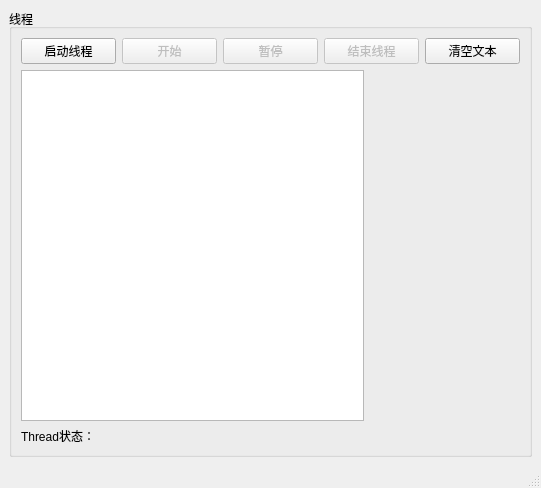
<?xml version="1.0" encoding="UTF-8"?>
<ui version="4.0">
 <class>MainWindow</class>
 <widget class="QMainWindow" name="MainWindow">
  <property name="geometry">
   <rect>
    <x>0</x>
    <y>0</y>
    <width>541</width>
    <height>488</height>
   </rect>
  </property>
  <property name="windowTitle">
   <string>MainWindow</string>
  </property>
  <widget class="QWidget" name="centralwidget">
   <layout class="QVBoxLayout" name="verticalLayout_2">
    <item>
     <widget class="QGroupBox" name="groupBox">
      <property name="title">
       <string>线程</string>
      </property>
      <layout class="QVBoxLayout" name="verticalLayout">
       <item>
        <layout class="QHBoxLayout" name="horizontalLayout">
         <item>
          <widget class="QPushButton" name="btnStartThread">
           <property name="text">
            <string>启动线程</string>
           </property>
          </widget>
         </item>
         <item>
          <widget class="QPushButton" name="btnDiceBegin">
           <property name="enabled">
            <bool>false</bool>
           </property>
           <property name="text">
            <string>开始</string>
           </property>
          </widget>
         </item>
         <item>
          <widget class="QPushButton" name="btnDiceEnd">
           <property name="enabled">
            <bool>false</bool>
           </property>
           <property name="text">
            <string>暂停</string>
           </property>
          </widget>
         </item>
         <item>
          <widget class="QPushButton" name="btnStopThread">
           <property name="enabled">
            <bool>false</bool>
           </property>
           <property name="text">
            <string>结束线程</string>
           </property>
          </widget>
         </item>
         <item>
          <widget class="QPushButton" name="btnClear">
           <property name="text">
            <string>清空文本</string>
           </property>
          </widget>
         </item>
        </layout>
       </item>
       <item>
        <layout class="QHBoxLayout" name="horizontalLayout_3">
         <item>
          <widget class="QPlainTextEdit" name="plainTextEdit"/>
         </item>
         <item>
          <widget class="QLabel" name="LabPic">
           <property name="minimumSize">
            <size>
             <width>150</width>
             <height>0</height>
            </size>
           </property>
           <property name="text">
            <string/>
           </property>
           <property name="pixmap">
            <pixmap resource="../../../../../Git/qt-5.9-cpp-programming-guide/QT5.9Samp2019/QT5.9Samp2019/chap13Thread/samp13_1ThreadSignal/res.qrc">:/dice/images/d0.jpg</pixmap>
           </property>
          </widget>
         </item>
        </layout>
       </item>
       <item>
        <widget class="QLabel" name="LabA">
         <property name="text">
          <string>Thread状态：</string>
         </property>
        </widget>
       </item>
      </layout>
     </widget>
    </item>
   </layout>
  </widget>
  <widget class="QMenuBar" name="menubar">
   <property name="geometry">
    <rect>
     <x>0</x>
     <y>0</y>
     <width>541</width>
     <height>25</height>
    </rect>
   </property>
  </widget>
  <widget class="QStatusBar" name="statusbar"/>
 </widget>
 <resources>
  <include location="../../../../../Git/qt-5.9-cpp-programming-guide/QT5.9Samp2019/QT5.9Samp2019/chap13Thread/samp13_1ThreadSignal/res.qrc"/>
 </resources>
 <connections/>
</ui>
